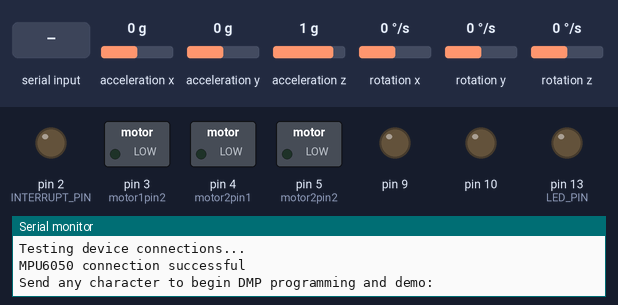
A sketch run on a simulated Arduino Leonardo, built with avr-gcc and run on an emulated ATmega32U4. Parts: switched loads named in the sketch (green lamp = pin HIGH), output pins drawn as LEDs (lit = HIGH), the last lines printed to the serial monitor. Inputs (shaded band) come from the test bench; at power-on: acceleration x 0 g, rotation z 0 °/s, acceleration z 1 g, acceleration y 0 g, rotation x 0 °/s, rotation y 0 °/s. The sensor or clock chip raises its interrupt line as the real part does.

Above: at 0.8 s.
0.9 s: "1\n" received over Serial
At 2.5 s:
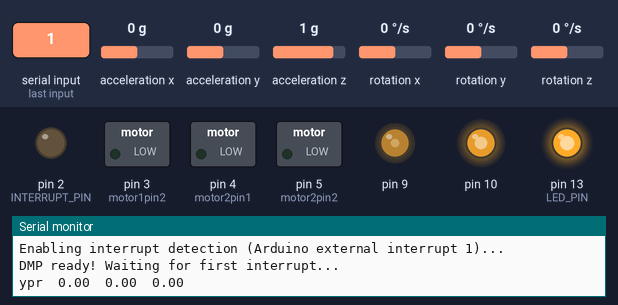
At 3.6 s:
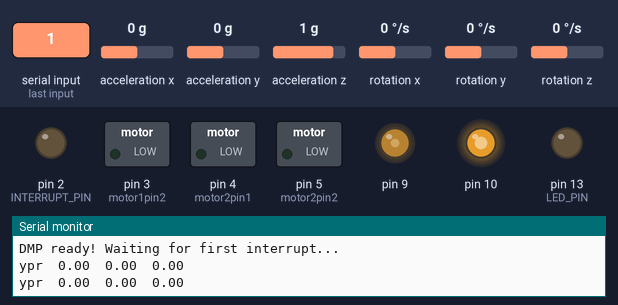
3.9 s: acceleration x set to -1.4 g
9.9 s: acceleration x set to 0 g
12.9 s: rotation z set to -192 °/s
15.9 s: acceleration z set to -1.4 g
Timing chart, 0 to 19.0 s (numbered marks = the images above; inputs shaded):
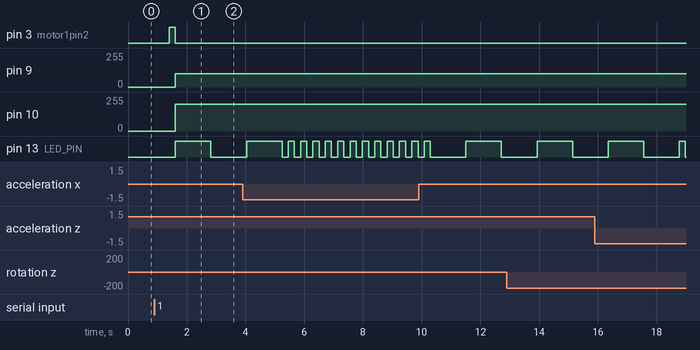

Measured:
- after the input at 0.9 s, pin 3 (motor1pin2): LOW → HIGH after 0.50 s, → LOW 0.21 s later; pin 9: 0/255 → 100/255 after 0.71 s; pin 10: 0/255 → 200/255 after 0.71 s; pin 13 (LED_PIN): LOW → HIGH after 0.71 s, → LOW 1.2 s later

The sketch:

Motor_Driver.ino
```cpp
// I2C device class (I2Cdev) demonstration Arduino sketch for MPU6050 class using DMP (MotionApps v2.0)
// 6/21/2012 by Jeff Rowberg <jeff@rowberg.net>
// Updates should (hopefully) always be available at https://github.com/jrowberg/i2cdevlib
//
// Changelog:
//      2019-07-08 - Added Auto Calibration and offset generator
//       - and altered FIFO retrieval sequence to avoid using blocking code
//      2016-04-18 - Eliminated a potential infinite loop
//      2013-05-08 - added seamless Fastwire support
//                 - added note about gyro calibration
//      2012-06-21 - added note about Arduino 1.0.1 + Leonardo compatibility error
//      2012-06-20 - improved FIFO overflow handling and simplified read process
//      2012-06-19 - completely rearranged DMP initialization code and simplification
//      2012-06-13 - pull gyro and accel data from FIFO packet instead of reading directly
//      2012-06-09 - fix broken FIFO read sequence and change interrupt detection to RISING
//      2012-06-05 - add gravity-compensated initial reference frame acceleration output
//                 - add 3D math helper file to DMP6 example sketch
//                 - add Euler output and Yaw/Pitch/Roll output formats
//      2012-06-04 - remove accel offset clearing for better results (thanks Sungon Lee)
//      2012-06-01 - fixed gyro sensitivity to be 2000 deg/sec instead of 250
//      2012-05-30 - basic DMP initialization working

/* ============================================
I2Cdev device library code is placed under the MIT license
Copyright (c) 2012 Jeff Rowberg

Permission is hereby granted, free of charge, to any person obtaining a copy
of this software and associated documentation files (the "Software"), to deal
in the Software without restriction, including without limitation the rights
to use, copy, modify, merge, publish, distribute, sublicense, and/or sell
copies of the Software, and to permit persons to whom the Software is
furnished to do so, subject to the following conditions:

The above copyright notice and this permission notice shall be included in
all copies or substantial portions of the Software.

THE SOFTWARE IS PROVIDED "AS IS", WITHOUT WARRANTY OF ANY KIND, EXPRESS OR
IMPLIED, INCLUDING BUT NOT LIMITED TO THE WARRANTIES OF MERCHANTABILITY,
FITNESS FOR A PARTICULAR PURPOSE AND NONINFRINGEMENT. IN NO EVENT SHALL THE
AUTHORS OR COPYRIGHT HOLDERS BE LIABLE FOR ANY CLAIM, DAMAGES OR OTHER
LIABILITY, WHETHER IN AN ACTION OF CONTRACT, TORT OR OTHERWISE, ARISING FROM,
OUT OF OR IN CONNECTION WITH THE SOFTWARE OR THE USE OR OTHER DEALINGS IN
THE SOFTWARE.
===============================================
*/

// I2Cdev and MPU6050 must be installed as libraries, or else the .cpp/.h files
// for both classes must be in the include path of your project
#include "I2Cdev.h"

#include "MPU6050_6Axis_MotionApps20.h"
//#include "MPU6050.h" // not necessary if using MotionApps include file

// Arduino Wire library is required if I2Cdev I2CDEV_ARDUINO_WIRE implementation
// is used in I2Cdev.h
#if I2CDEV_IMPLEMENTATION == I2CDEV_ARDUINO_WIRE
    #include "Wire.h"
#endif

// class default I2C address is 0x68
// specific I2C addresses may be passed as a parameter here
// AD0 low = 0x68 (default for SparkFun breakout and InvenSense evaluation board)
// AD0 high = 0x69
MPU6050 mpu;
//MPU6050 mpu(0x69); // <-- use for AD0 high

/* =========================================================================
   NOTE: In addition to connection 3.3v, GND, SDA, and SCL, this sketch
   depends on the MPU-6050's INT pin being connected to the Arduino's
   external interrupt #0 pin. On the Arduino Uno and Mega 2560, this is
   digital I/O pin 2.
 * ========================================================================= */

/* =========================================================================
   NOTE: Arduino v1.0.1 with the Leonardo board generates a compile error
   when using Serial.write(buf, len). The Teapot output uses this method.
   The solution requires a modification to the Arduino USBAPI.h file, which
   is fortunately simple, but annoying. This will be fixed in the next IDE
   release. For more info, see these links:

   http://arduino.cc/forum/index.php/topic,109987.0.html
   http://code.google.com/p/arduino/issues/detail?id=958
 * ========================================================================= */


// uncomment "OUTPUT_READABLE_QUATERNION" if you want to see the actual
// quaternion components in a [w, x, y, z] format (not best for parsing
// on a remote host such as Processing or something though)
//#define OUTPUT_READABLE_QUATERNION

// uncomment "OUTPUT_READABLE_EULER" if you want to see Euler angles
// (in degrees) calculated from the quaternions coming from the FIFO.
// Note that Euler angles suffer from gimbal lock (for more info, see
// http://en.wikipedia.org/wiki/Gimbal_lock)
//#define OUTPUT_READABLE_EULER

// uncomment "OUTPUT_READABLE_YAWPITCHROLL" if you want to see the yaw/
// pitch/roll angles (in degrees) calculated from the quaternions coming
// from the FIFO. Note this also requires gravity vector calculations.
// Also note that yaw/pitch/roll angles suffer from gimbal lock (for
// more info, see: http://en.wikipedia.org/wiki/Gimbal_lock)
#define OUTPUT_READABLE_YAWPITCHROLL

// uncomment "OUTPUT_READABLE_REALACCEL" if you want to see acceleration
// components with gravity removed. This acceleration reference frame is
// not compensated for orientation, so +X is always +X according to the
// sensor, just without the effects of gravity. If you want acceleration
// compensated for orientation, us OUTPUT_READABLE_WORLDACCEL instead.
//#define OUTPUT_READABLE_REALACCEL

// uncomment "OUTPUT_READABLE_WORLDACCEL" if you want to see acceleration
// components with gravity removed and adjusted for the world frame of
// reference (yaw is relative to initial orientation, since no magnetometer
// is present in this case). Could be quite handy in some cases.
//#define OUTPUT_READABLE_WORLDACCEL

// uncomment "OUTPUT_TEAPOT" if you want output that matches the
// format used for the InvenSense teapot demo
//#define OUTPUT_TEAPOT


#define INTERRUPT_PIN 2  // use pin 2 on Arduino Uno & most boards
#define LED_PIN 13 // (Arduino is 13, Teensy is 11, Teensy++ is 6)
bool blinkState = false;

// MPU control/status vars
bool dmpReady = false;  // set true if DMP init was successful
uint8_t mpuIntStatus;   // holds actual interrupt status byte from MPU
uint8_t devStatus;      // return status after each device operation (0 = success, !0 = error)
uint16_t packetSize;    // expected DMP packet size (default is 42 bytes)
uint16_t fifoCount;     // count of all bytes currently in FIFO
uint8_t fifoBuffer[64]; // FIFO storage buffer

// orientation/motion vars
Quaternion q;           // [w, x, y, z]         quaternion container
VectorInt16 aa;         // [x, y, z]            accel sensor measurements
VectorInt16 aaReal;     // [x, y, z]            gravity-free accel sensor measurements
VectorInt16 aaWorld;    // [x, y, z]            world-frame accel sensor measurements
VectorFloat gravity;    // [x, y, z]            gravity vector
float euler[3];         // [psi, theta, phi]    Euler angle container
float ypr[3];           // [yaw, pitch, roll]   yaw/pitch/roll container and gravity vector

// packet structure for InvenSense teapot demo
uint8_t teapotPacket[14] = { '$', 0x02, 0,0, 0,0, 0,0, 0,0, 0x00, 0x00, '\r', '\n' };


// ================================================================
// ===               INTERRUPT DETECTION ROUTINE                ===
// ================================================================

volatile bool mpuInterrupt = false;     // indicates whether MPU interrupt pin has gone high
void dmpDataReady() {
    mpuInterrupt = true;
}


// ================================================================
// ===                      INITIAL SETUP                       ===
// ================================================================

// ================================================================
// ===                    MAIN PROGRAM LOOP                     ===
// ================================================================

////////////////////////////////////////////////////////////////////////////
//Setting up the motor driver
int motor1pin1 = 2;
int motor1pin2 = 3;

int motor2pin1 = 4;
int motor2pin2 = 5;

void setup() {
    // join I2C bus (I2Cdev library doesn't do this automatically)
    #if I2CDEV_IMPLEMENTATION == I2CDEV_ARDUINO_WIRE
        Wire.begin();
        Wire.setClock(40000); // 400kHz I2C clock. Comment this line if having compilation difficulties
    #elif I2CDEV_IMPLEMENTATION == I2CDEV_BUILTIN_FASTWIRE
        Fastwire::setup(400, true);
    #endif

    // initialize serial communication
    // (115200 chosen because it is required for Teapot Demo output, but it's
    // really up to you depending on your project)
    Serial.begin(115200);
    while (!Serial); // wait for Leonardo enumeration, others continue immediately

    // NOTE: 8MHz or slower host processors, like the Teensy @ 3.3V or Arduino
    // Pro Mini running at 3.3V, cannot handle this baud rate reliably due to
    // the baud timing being too misaligned with processor ticks. You must use
    // 38400 or slower in these cases, or use some kind of external separate
    // crystal solution for the UART timer.

    // initialize device
    Serial.println(F("Initializing I2C devices..."));
    mpu.initialize();
    pinMode(INTERRUPT_PIN, INPUT);

    // verify connection
    Serial.println(F("Testing device connections..."));
    Serial.println(mpu.testConnection() ? F("MPU6050 connection successful") : F("MPU6050 connection failed"));

    // wait for ready
    Serial.println(F("\nSend any character to begin DMP programming and demo: "));
    while (Serial.available() && Serial.read()); // empty buffer
    while (!Serial.available());                 // wait for data
    while (Serial.available() && Serial.read()); // empty buffer again

    // load and configure the DMP
    Serial.println(F("Initializing DMP..."));
    devStatus = mpu.dmpInitialize();

    // supply your own gyro offsets here, scaled for min sensitivity
    mpu.setXGyroOffset(220);
    mpu.setYGyroOffset(76);
    mpu.setZGyroOffset(-85);
    mpu.setZAccelOffset(1788); // 1688 factory default for my test chip

    // make sure it worked (returns 0 if so)
    if (devStatus == 0) {
        // Calibration Time: generate offsets and calibrate our MPU6050
        mpu.CalibrateAccel(6);
        mpu.CalibrateGyro(6);
        mpu.PrintActiveOffsets();
        // turn on the DMP, now that it's ready
        Serial.println(F("Enabling DMP..."));
        mpu.setDMPEnabled(true);

        // enable Arduino interrupt detection
        Serial.print(F("Enabling interrupt detection (Arduino external interrupt "));
        Serial.print(digitalPinToInterrupt(INTERRUPT_PIN));
        Serial.println(F(")..."));
        attachInterrupt(digitalPinToInterrupt(INTERRUPT_PIN), dmpDataReady, RISING);
        mpuIntStatus = mpu.getIntStatus();

        // set our DMP Ready flag so the main loop() function knows it's okay to use it
        Serial.println(F("DMP ready! Waiting for first interrupt..."));
        dmpReady = true;

        // get expected DMP packet size for later comparison
        packetSize = mpu.dmpGetFIFOPacketSize();
    } else {
        // ERROR!
        // 1 = initial memory load failed
        // 2 = DMP configuration updates failed
        // (if it's going to break, usually the code will be 1)
        Serial.print(F("DMP Initialization failed (code "));
        Serial.print(devStatus);
        Serial.println(F(")"));
    }

    // configure LED for output
    pinMode(LED_PIN, OUTPUT);
  // put your setup code here, to run once:
  pinMode(motor1pin1, OUTPUT);
  pinMode(motor1pin2, OUTPUT);
  pinMode(motor2pin1, OUTPUT);
  pinMode(motor2pin2, OUTPUT);

  pinMode(9, OUTPUT);
  pinMode(10, OUTPUT);
}

void loop() {
    // if programming failed, don't try to do anything
    if (!dmpReady) return;
    // read a packet from FIFO
    if (mpu.dmpGetCurrentFIFOPacket(fifoBuffer)) { // Get the Latest packet
        #ifdef OUTPUT_READABLE_QUATERNION
            // display quaternion values in easy matrix form: w x y z
            mpu.dmpGetQuaternion(&q, fifoBuffer);
            Serial.print("quat\t");
            Serial.print(q.w);
            Serial.print("\t");
            Serial.print(q.x);
            Serial.print("\t");
            Serial.print(q.y);
            Serial.print("\t");
            Serial.println(q.z);
        #endif

        #ifdef OUTPUT_READABLE_EULER
            // display Euler angles in degrees
            mpu.dmpGetQuaternion(&q, fifoBuffer);
            mpu.dmpGetEuler(euler, &q);
            Serial.print("euler\t");
            Serial.print(euler[0] * 180/M_PI);
            Serial.print("\t");
            Serial.print(euler[1] * 180/M_PI);
            Serial.print("\t");
            Serial.println(euler[2] * 180/M_PI);
        #endif

        #ifdef OUTPUT_READABLE_YAWPITCHROLL
            // display Euler angles in degrees
            mpu.dmpGetQuaternion(&q, fifoBuffer);
            mpu.dmpGetGravity(&gravity, &q);
            mpu.dmpGetYawPitchRoll(ypr, &q, &gravity);
            Serial.print("ypr\t");
            Serial.print(ypr[0] * 180/M_PI);
            Serial.print("\t");
            Serial.print(ypr[1] * 180/M_PI);
            Serial.print("\t");
            Serial.println(ypr[2] * 180/M_PI);
            delay(200);
        #endif

        #ifdef OUTPUT_READABLE_REALACCEL
            // display real acceleration, adjusted to remove gravity
            mpu.dmpGetQuaternion(&q, fifoBuffer);
            mpu.dmpGetAccel(&aa, fifoBuffer);
            mpu.dmpGetGravity(&gravity, &q);
            mpu.dmpGetLinearAccel(&aaReal, &aa, &gravity);
            Serial.print("areal\t");
            Serial.print(aaReal.x);
            Serial.print("\t");
            Serial.print(aaReal.y);
            Serial.print("\t");
            Serial.println(aaReal.z);
        #endif

        #ifdef OUTPUT_READABLE_WORLDACCEL
            // display initial world-frame acceleration, adjusted to remove gravity
            // and rotated based on known orientation from quaternion
            mpu.dmpGetQuaternion(&q, fifoBuffer);
            mpu.dmpGetAccel(&aa, fifoBuffer);
            mpu.dmpGetGravity(&gravity, &q);
            mpu.dmpGetLinearAccel(&aaReal, &aa, &gravity);
            mpu.dmpGetLinearAccelInWorld(&aaWorld, &aaReal, &q);
            Serial.print("aworld\t");
            Serial.print(aaWorld.x);
            Serial.print("\t");
            Serial.print(aaWorld.y);
            Serial.print("\t");
            Serial.println(aaWorld.z);
        #endif

        #ifdef OUTPUT_TEAPOT
            // display quaternion values in InvenSense Teapot demo format:
            teapotPacket[2] = fifoBuffer[0];
            teapotPacket[3] = fifoBuffer[1];
            teapotPacket[4] = fifoBuffer[4];
            teapotPacket[5] = fifoBuffer[5];
            teapotPacket[6] = fifoBuffer[8];
            teapotPacket[7] = fifoBuffer[9];
            teapotPacket[8] = fifoBuffer[12];
            teapotPacket[9] = fifoBuffer[13];
            Serial.write(teapotPacket, 14);
            teapotPacket[11]++; // packetCount, loops at 0xFF on purpose
        #endif

        // blink LED to indicate activity
        blinkState = !blinkState;
        digitalWrite(LED_PIN, blinkState);
    }
  // put your main code here, to run repeatedly:

  //Controlling speed (0 = off and 255 = max speed):
  analogWrite(9, 100); //ENA pin
  analogWrite(10, 200); //ENB pin

  //Controlling spin direction of motors:

  // Forward
  if (ypr[2] * 180/M_PI > -15 && ypr[2] * 180/M_PI < -6) {
    digitalWrite(motor1pin1, HIGH);
    digitalWrite(motor1pin2, LOW);
    digitalWrite(motor2pin1, HIGH);
    digitalWrite(motor2pin2, LOW);
    delay(1000);
  }
  else if (ypr[2] * 180/M_PI > -30 && ypr[2] * 180/M_PI < -15) {
    digitalWrite(motor1pin1, LOW);
    digitalWrite(motor1pin2, HIGH);
    digitalWrite(motor2pin1, LOW);
    digitalWrite(motor2pin2, HIGH);
    delay(1000);
  }
  else if (ypr[1] * 180/M_PI == 0){
    digitalWrite(motor1pin1, LOW);
    digitalWrite(motor1pin2, LOW);
    digitalWrite(motor2pin1, LOW);
    digitalWrite(motor2pin2, LOW);
    delay(1000);
  }

}
```
